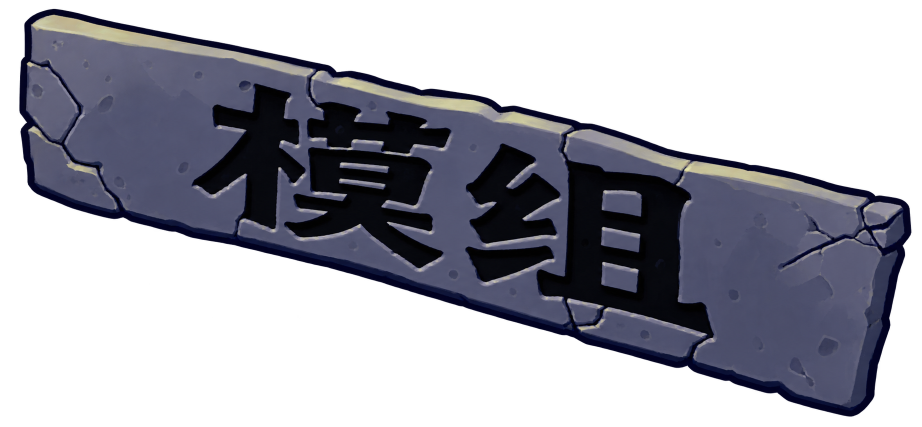
#> input picture tools/art/title-menu/mods.png, 1844 x 853 px, given in place of start.png, which was not available (shown at 1/2 size)
$ python build_title_menu.py
#> lines starting #> are read from the running program, lines starting #| are printed output that depends on the picture; pictures that were not available may be replaced by others from this repository, and a replacement may not be noted
#!/usr/bin/env python3
"""Package the Chinese selector sprites and extract local-only original scenery.

The Chinese edits are made with built-in image_gen; prompts and untouched outputs
live in tools/art/title-menu/. This script only crops transparent padding and
resamples those outputs for the runtime. Original JPG/alpha-mask pairs remain in
local-assets/ and are never added to the distributable resources.
"""
from pathlib import Path

from PIL import Image, ImageOps

ROOT = Path(__file__).resolve().parents[1]
ART = ROOT / 'tools/art/title-menu'
DEST = ROOT / 'pvzce-game/src/main/resources/assets/pvzce/textures/gui/screen/title/selector'
LOCAL = ROOT / 'local-assets/assets/pvzce/textures/gui/screen/title/selector'

# Native menu sizes; 2x textures stay sharp at the reference 1080p window.
SIZES = {
    'start': (329, 143), 'workshop': (313, 133), 'mods': (286, 122),
    'packs': (266, 90), 'player': (293, 150), 'switch': (291, 71),
    'shop': (130, 89), 'settings': (68, 26), 'quit': (48, 26),
}


def main():
    DEST.mkdir(parents=True, exist_ok=True)
    for name, size in SIZES.items():
        source = Image.open(ART / f'{name}.png').convert('RGBA')
#> source is the input picture: PIL image 1844x853 RGBA; mean R, G, B, A 29.1, 29.7, 38.8, 117.3
        bounds = source.getchannel('A').point(lambda a: 255 if a > 12 else 0).getbbox()
#> bounds = (38, 17, 1824, 834)
        if bounds is None:
            raise ValueError(f'Empty generated sprite: {name}')
        source = source.crop(bounds)
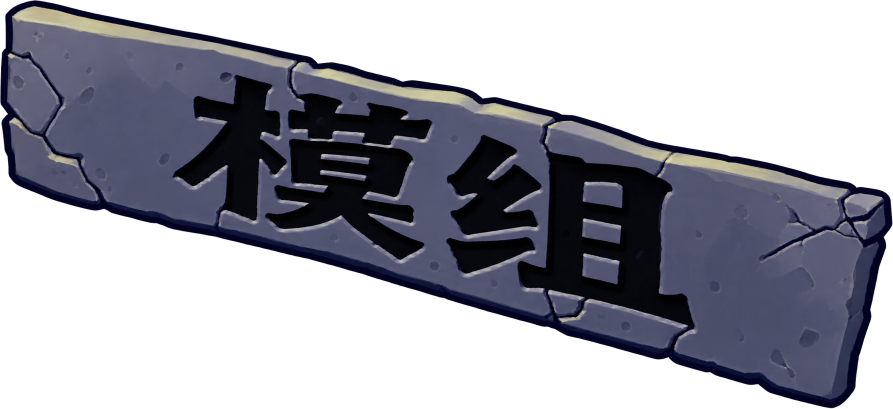
#> source: PIL image 1786x817 RGBA (shown at 1/2 size); mean R, G, B, A 31.4, 32, 41.8, 126.4; transparent parts drawn white
        target = (size[0] * 2, size[1] * 2)
        sprite = ImageOps.contain(source, target, Image.Resampling.LANCZOS)
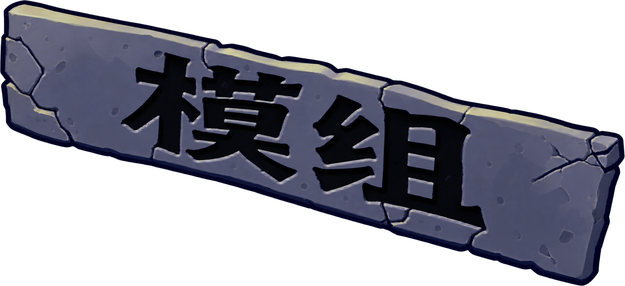
#> sprite: PIL image 625x286 RGBA; mean R, G, B, A 31.2, 31.8, 41.7, 126.5; transparent parts drawn white
        frame = Image.new('RGBA', target)
#> frame: PIL image 658x286 RGBA; every value is 0
        frame.alpha_composite(sprite, ((target[0] - sprite.width) // 2,
                                      (target[1] - sprite.height) // 2))
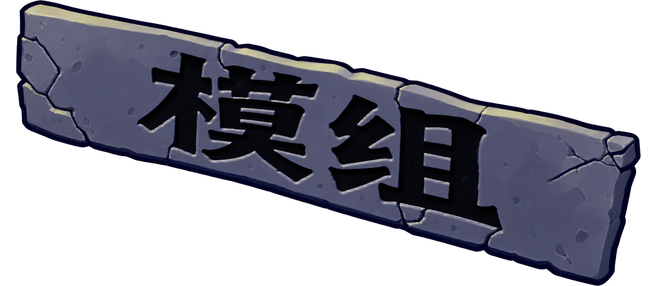
#> frame: PIL image 658x286 RGBA; mean R, G, B, A 29.6, 30.2, 39.6, 120.1; transparent parts drawn white
        frame.save(DEST / f'{name}.png', optimize=True)
#> pass 2 of the loop in main, `for name, size in SIZES.items():`:
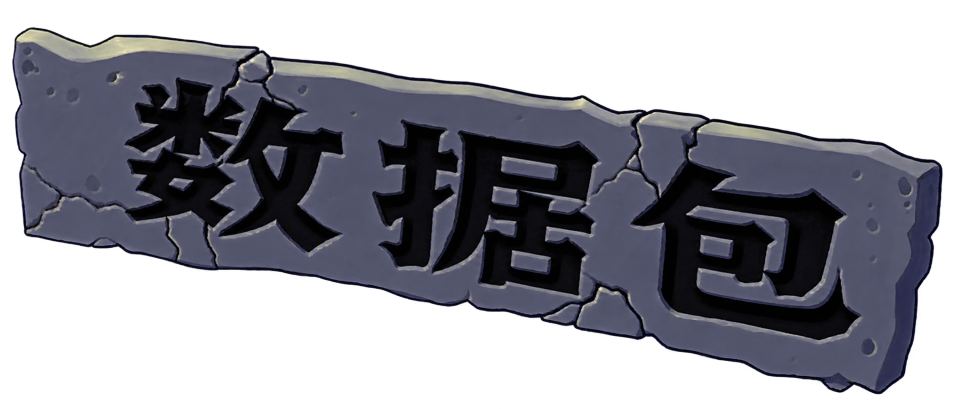
#> input picture tools/art/title-menu/packs-slanted.png, 1923 x 817 px, given in place of workshop.png, which was not available (shown at 1/2 size)
#> in main, source is the input picture: PIL image 1923x817 RGBA; mean R, G, B, A 33.5, 34.1, 41.9, 132.6
#> bounds = (24, 54, 1886, 789)
#> source: PIL image 1862x735 RGBA
#> in main, `sprite = ImageOps.contain(source, target, Image.Resampling.LANCZOS)`:
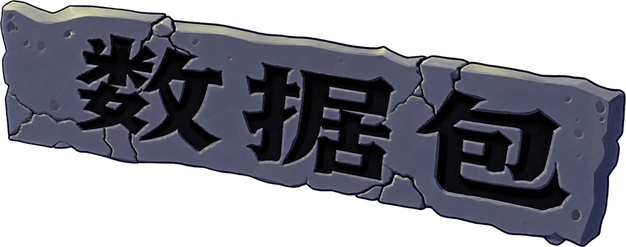
#> sprite: PIL image 626x247 RGBA; mean R, G, B, A 38.2, 38.9, 48, 152.2; transparent parts drawn white
#> in main, `frame.alpha_composite(sprite, ((target[0] - sprite.width) // 2, (targe..`:
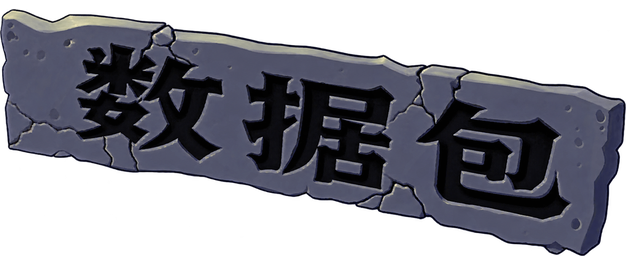
#> frame: PIL image 626x266 RGBA; mean R, G, B, A 35.5, 36.1, 44.5, 141.3; transparent parts drawn white

    LOCAL.mkdir(parents=True, exist_ok=True)
    original = ROOT / 'refer/anim'
    for source_name, name in [('BG', 'sky'), ('BG_Center', 'center'),
                              ('BG_Left', 'left'), ('BG_Right', 'right')]:
        image = Image.open(original / f'SelectorScreen_{source_name}.jpg').convert('RGBA')
        mask = original / f'SelectorScreen_{source_name}_.png'
        if mask.exists():
            image.putalpha(Image.open(mask).convert('L'))
        image.save(LOCAL / f'{name}.png', optimize=True)
    for source_name, name in [('Cloud5', 'cloud'), ('Leaves', 'leaves'),
                              ('Flower1', 'flower1'), ('Flower2', 'flower2'),
                              ('Flower3', 'flower3')]:
        Image.open(original / f'SelectorScreen_{source_name}.png').save(LOCAL / f'{name}.png')


if __name__ == '__main__':
#> (the run stopped early here; a loop or call above may not have finished)
